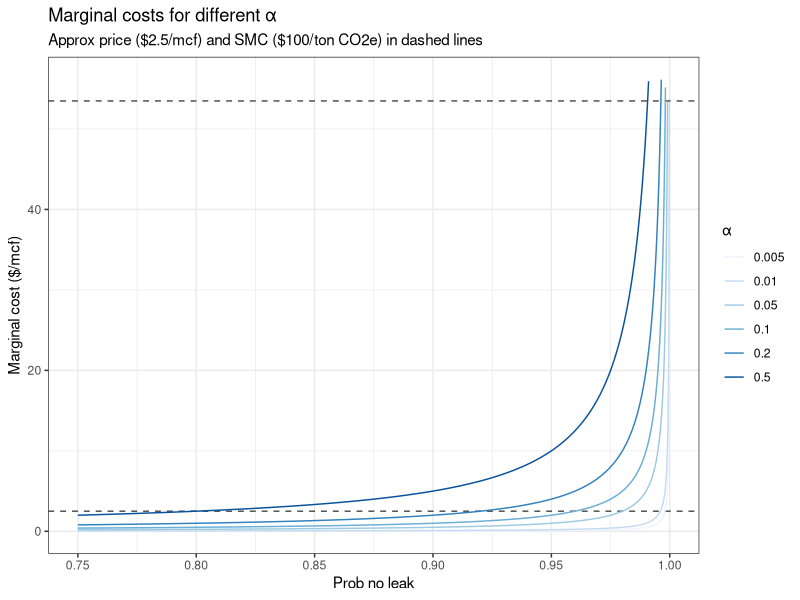

Write the R code that produced this figure. (Note: this script raises an error after producing the figure.)
library(here)
options(warn=2, scipen=10)
`%>%` <- magrittr::`%>%`

x = seq(0.75, 1, length.out=4000)
methane_kg_per_mcf <- 18.8916
CO2_SCC <- 100 # very rough
methane_scm_per_ton <- CO2_SCC * 29.8 # very rough
gas_frac_methane <- 0.95
ton_per_kg <- 1 / 1000
SCM_PER_MCF <- methane_scm_per_ton * ton_per_kg * methane_kg_per_mcf * gas_frac_methane
PRICE_PER_MCF <- 2.5

df <- purrr::map_dfr(c(0.005, 0.01, 0.05, 0.1, 0.2, 0.5),
  ~tibble::tibble(x = x, alpha = ., y= alpha / (1 - x))) %>%
  dplyr::mutate(alpha = factor(alpha))

plt <- ggplot2::ggplot(df, ggplot2::aes(x, y, color=alpha)) +
  ggplot2::geom_hline(yintercept=SCM_PER_MCF, linetype="dashed", alpha=0.7) +
  ggplot2::geom_hline(yintercept=PRICE_PER_MCF, linetype="dashed", alpha=0.7) +
  ggplot2::geom_line() +
  ggplot2::theme_bw() +
  ggplot2::scale_color_brewer(palette = "Blues") +
  ggplot2::labs(
    x="Prob no leak",
    y="Marginal cost ($/mcf)",
    color="α",
    title="Marginal costs for different α",
    subtitle = glue::glue("Approx price (${PRICE_PER_MCF}/mcf) and SMC (${CO2_SCC}/ton CO2e) in dashed lines")
  ) +
  ggplot2::ylim(NA, SCM_PER_MCF * 1.05)

filename <- here::here("graphics/example_marginal_cost_curves.pdf")
save_plot(plt, filename, reproducible=TRUE)
